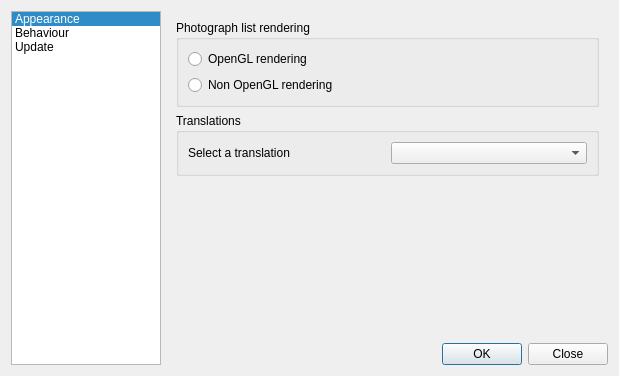
<ui version="4.0" >
 <class>Configuration</class>
 <widget class="QDialog" name="Configuration" >
  <property name="geometry" >
   <rect>
    <x>0</x>
    <y>0</y>
    <width>619</width>
    <height>376</height>
   </rect>
  </property>
  <property name="windowTitle" >
   <string>Configuration</string>
  </property>
  <layout class="QGridLayout" >
   <item rowspan="2" row="0" column="0" >
    <widget class="QListWidget" name="configList" >
     <property name="minimumSize" >
      <size>
       <width>150</width>
       <height>0</height>
      </size>
     </property>
     <property name="maximumSize" >
      <size>
       <width>150</width>
       <height>16777215</height>
      </size>
     </property>
     <property name="autoScroll" >
      <bool>false</bool>
     </property>
     <property name="editTriggers" >
      <set>QAbstractItemView::NoEditTriggers</set>
     </property>
     <property name="iconSize" >
      <size>
       <width>32</width>
       <height>32</height>
      </size>
     </property>
     <property name="textElideMode" >
      <enum>Qt::ElideNone</enum>
     </property>
     <property name="layoutMode" >
      <enum>QListView::SinglePass</enum>
     </property>
     <property name="viewMode" >
      <enum>QListView::ListMode</enum>
     </property>
     <property name="currentRow" >
      <number>0</number>
     </property>
     <item>
      <property name="text" >
       <string>Appearance</string>
      </property>
      <property name="icon" >
       <iconset resource="../resources.qrc" >:/images/config-appearance.png</iconset>
      </property>
     </item>
     <item>
      <property name="text" >
       <string>Behaviour</string>
      </property>
      <property name="icon" >
       <iconset resource="../resources.qrc" >:/images/config-behaviour.png</iconset>
      </property>
     </item>
     <item>
      <property name="text" >
       <string>Update</string>
      </property>
      <property name="icon" >
       <iconset resource="../resources.qrc" >:/images/upgrade.png</iconset>
      </property>
     </item>
    </widget>
   </item>
   <item row="0" column="1" >
    <widget class="QStackedWidget" name="configWidget" >
     <property name="currentIndex" >
      <number>0</number>
     </property>
     <widget class="QWidget" name="appearancePage" >
      <layout class="QGridLayout" >
       <item row="0" column="0" >
        <widget class="QGroupBox" name="groupBox" >
         <property name="title" >
          <string>Photograph list rendering</string>
         </property>
         <layout class="QGridLayout" >
          <property name="leftMargin" >
           <number>9</number>
          </property>
          <property name="topMargin" >
           <number>9</number>
          </property>
          <property name="rightMargin" >
           <number>9</number>
          </property>
          <property name="bottomMargin" >
           <number>9</number>
          </property>
          <property name="horizontalSpacing" >
           <number>6</number>
          </property>
          <property name="verticalSpacing" >
           <number>6</number>
          </property>
          <item row="0" column="0" >
           <widget class="QRadioButton" name="glRadio" >
            <property name="text" >
             <string>OpenGL rendering</string>
            </property>
           </widget>
          </item>
          <item row="1" column="0" >
           <widget class="QRadioButton" name="nonGlRadio" >
            <property name="text" >
             <string>Non OpenGL rendering</string>
            </property>
           </widget>
          </item>
         </layout>
        </widget>
       </item>
       <item row="1" column="0" >
        <widget class="QGroupBox" name="groupBox_4" >
         <property name="title" >
          <string>Translations</string>
         </property>
         <layout class="QGridLayout" >
          <item row="0" column="0" >
           <widget class="QLabel" name="label_2" >
            <property name="text" >
             <string>Select a translation</string>
            </property>
            <property name="buddy" >
             <cstring>translationBox</cstring>
            </property>
           </widget>
          </item>
          <item row="0" column="1" >
           <widget class="QComboBox" name="translationBox" />
          </item>
         </layout>
        </widget>
       </item>
       <item row="2" column="0" >
        <spacer>
         <property name="orientation" >
          <enum>Qt::Vertical</enum>
         </property>
         <property name="sizeHint" >
          <size>
           <width>20</width>
           <height>40</height>
          </size>
         </property>
        </spacer>
       </item>
      </layout>
     </widget>
     <widget class="QWidget" name="behaviourPage" >
      <layout class="QGridLayout" >
       <item row="0" column="0" >
        <widget class="QGroupBox" name="groupBox_2" >
         <property name="title" >
          <string>Photohraph editing mode</string>
         </property>
         <layout class="QGridLayout" >
          <property name="leftMargin" >
           <number>9</number>
          </property>
          <property name="topMargin" >
           <number>9</number>
          </property>
          <property name="rightMargin" >
           <number>9</number>
          </property>
          <property name="bottomMargin" >
           <number>9</number>
          </property>
          <property name="horizontalSpacing" >
           <number>6</number>
          </property>
          <property name="verticalSpacing" >
           <number>6</number>
          </property>
          <item row="0" column="3" >
           <widget class="QPushButton" name="testButton" >
            <property name="text" >
             <string>Test</string>
            </property>
           </widget>
          </item>
          <item row="0" column="2" >
           <widget class="QPushButton" name="browseButton" >
            <property name="minimumSize" >
             <size>
              <width>27</width>
              <height>27</height>
             </size>
            </property>
            <property name="maximumSize" >
             <size>
              <width>27</width>
              <height>27</height>
             </size>
            </property>
            <property name="text" >
             <string/>
            </property>
            <property name="icon" >
             <iconset resource="../resources.qrc" >:/images/findimageeditor.png</iconset>
            </property>
            <property name="iconSize" >
             <size>
              <width>16</width>
              <height>16</height>
             </size>
            </property>
           </widget>
          </item>
          <item row="0" column="0" >
           <widget class="QLabel" name="label" >
            <property name="text" >
             <string>Image editor</string>
            </property>
            <property name="buddy" >
             <cstring>imageEditorEdit</cstring>
            </property>
           </widget>
          </item>
          <item row="1" column="0" colspan="4" >
           <widget class="QLabel" name="testLabel" >
            <property name="text" >
             <string>Click Test button to test the editor.</string>
            </property>
            <property name="buddy" >
             <cstring>testButton</cstring>
            </property>
           </widget>
          </item>
          <item row="0" column="1" >
           <widget class="GWidgets::LineEdit" name="imageEditorEdit" >
            <property name="toolTip" >
             <string>File path to the image editor.</string>
            </property>
            <property name="whatsThis" >
             <string>&lt;html>&lt;head>&lt;meta name="qrichtext" content="1" />&lt;style type="text/css">
p, li { white-space: pre-wrap; }
&lt;/style>&lt;/head>&lt;body style=" font-family:'Sans Serif'; font-size:9pt; font-weight:400; font-style:normal; text-decoration:none;">
&lt;p style=" margin-top:0px; margin-bottom:0px; margin-left:0px; margin-right:0px; -qt-block-indent:0; text-indent:0px;">Here you specify the file editor executable with it's path. If left blank, &lt;span style=" text-decoration: underline;">no&lt;/span> editor will be used!&lt;/p>&lt;/body>&lt;/html></string>
            </property>
           </widget>
          </item>
         </layout>
        </widget>
       </item>
       <item row="2" column="0" >
        <spacer>
         <property name="orientation" >
          <enum>Qt::Vertical</enum>
         </property>
         <property name="sizeHint" >
          <size>
           <width>20</width>
           <height>40</height>
          </size>
         </property>
        </spacer>
       </item>
       <item row="1" column="0" >
        <widget class="QGroupBox" name="groupBox_3" >
         <property name="title" >
          <string>Gallery creation</string>
         </property>
         <layout class="QGridLayout" >
          <item row="0" column="0" >
           <widget class="QLabel" name="label_3" >
            <property name="text" >
             <string>Temporary directory</string>
            </property>
            <property name="buddy" >
             <cstring>dirEdit</cstring>
            </property>
           </widget>
          </item>
          <item row="0" column="1" >
           <widget class="GWidgets::LineEdit" name="dirEdit" />
          </item>
          <item row="0" column="2" >
           <widget class="QPushButton" name="browseDirButton" >
            <property name="minimumSize" >
             <size>
              <width>27</width>
              <height>27</height>
             </size>
            </property>
            <property name="maximumSize" >
             <size>
              <width>27</width>
              <height>27</height>
             </size>
            </property>
            <property name="text" >
             <string/>
            </property>
            <property name="icon" >
             <iconset resource="../resources.qrc" >:/images/folder-open.png</iconset>
            </property>
           </widget>
          </item>
          <item row="1" column="0" colspan="3" >
           <widget class="QCheckBox" name="moveBox" >
            <property name="text" >
             <string>Move images by default</string>
            </property>
           </widget>
          </item>
         </layout>
        </widget>
       </item>
      </layout>
     </widget>
     <widget class="QWidget" name="updatePage" >
      <layout class="QGridLayout" >
       <item row="0" column="0" >
        <widget class="QLabel" name="label_4" >
         <property name="maximumSize" >
          <size>
           <width>200</width>
           <height>64</height>
          </size>
         </property>
         <property name="text" >
          <string/>
         </property>
         <property name="pixmap" >
          <pixmap resource="../resources.qrc" >:/images/uniupdate.png</pixmap>
         </property>
         <property name="scaledContents" >
          <bool>true</bool>
         </property>
        </widget>
       </item>
       <item row="1" column="0" >
        <widget class="QGroupBox" name="groupBox_5" >
         <property name="sizePolicy" >
          <sizepolicy vsizetype="Preferred" hsizetype="Expanding" >
           <horstretch>0</horstretch>
           <verstretch>0</verstretch>
          </sizepolicy>
         </property>
         <property name="title" >
          <string>General</string>
         </property>
         <layout class="QGridLayout" >
          <item row="0" column="0" >
           <widget class="QCheckBox" name="updateBox" >
            <property name="text" >
             <string>Check for updates at startup</string>
            </property>
           </widget>
          </item>
         </layout>
        </widget>
       </item>
       <item row="2" column="0" >
        <spacer>
         <property name="orientation" >
          <enum>Qt::Vertical</enum>
         </property>
         <property name="sizeHint" >
          <size>
           <width>200</width>
           <height>81</height>
          </size>
         </property>
        </spacer>
       </item>
      </layout>
     </widget>
    </widget>
   </item>
   <item row="1" column="1" >
    <widget class="QDialogButtonBox" name="buttonBox" >
     <property name="orientation" >
      <enum>Qt::Horizontal</enum>
     </property>
     <property name="standardButtons" >
      <set>QDialogButtonBox::Close|QDialogButtonBox::NoButton|QDialogButtonBox::Ok</set>
     </property>
    </widget>
   </item>
  </layout>
 </widget>
 <customwidgets>
  <customwidget>
   <class>GWidgets::LineEdit</class>
   <extends>QLineEdit</extends>
   <header>widgets/lineedit.h</header>
  </customwidget>
 </customwidgets>
 <tabstops>
  <tabstop>glRadio</tabstop>
  <tabstop>nonGlRadio</tabstop>
  <tabstop>imageEditorEdit</tabstop>
  <tabstop>browseButton</tabstop>
  <tabstop>testButton</tabstop>
  <tabstop>translationBox</tabstop>
  <tabstop>buttonBox</tabstop>
 </tabstops>
 <resources>
  <include location="../resources.qrc" />
 </resources>
 <connections>
  <connection>
   <sender>buttonBox</sender>
   <signal>accepted()</signal>
   <receiver>Configuration</receiver>
   <slot>accept()</slot>
   <hints>
    <hint type="sourcelabel" >
     <x>257</x>
     <y>366</y>
    </hint>
    <hint type="destinationlabel" >
     <x>157</x>
     <y>274</y>
    </hint>
   </hints>
  </connection>
  <connection>
   <sender>buttonBox</sender>
   <signal>rejected()</signal>
   <receiver>Configuration</receiver>
   <slot>reject()</slot>
   <hints>
    <hint type="sourcelabel" >
     <x>325</x>
     <y>366</y>
    </hint>
    <hint type="destinationlabel" >
     <x>286</x>
     <y>274</y>
    </hint>
   </hints>
  </connection>
  <connection>
   <sender>configList</sender>
   <signal>currentRowChanged(int)</signal>
   <receiver>configWidget</receiver>
   <slot>setCurrentIndex(int)</slot>
   <hints>
    <hint type="sourcelabel" >
     <x>72</x>
     <y>89</y>
    </hint>
    <hint type="destinationlabel" >
     <x>476</x>
     <y>10</y>
    </hint>
   </hints>
  </connection>
 </connections>
</ui>
